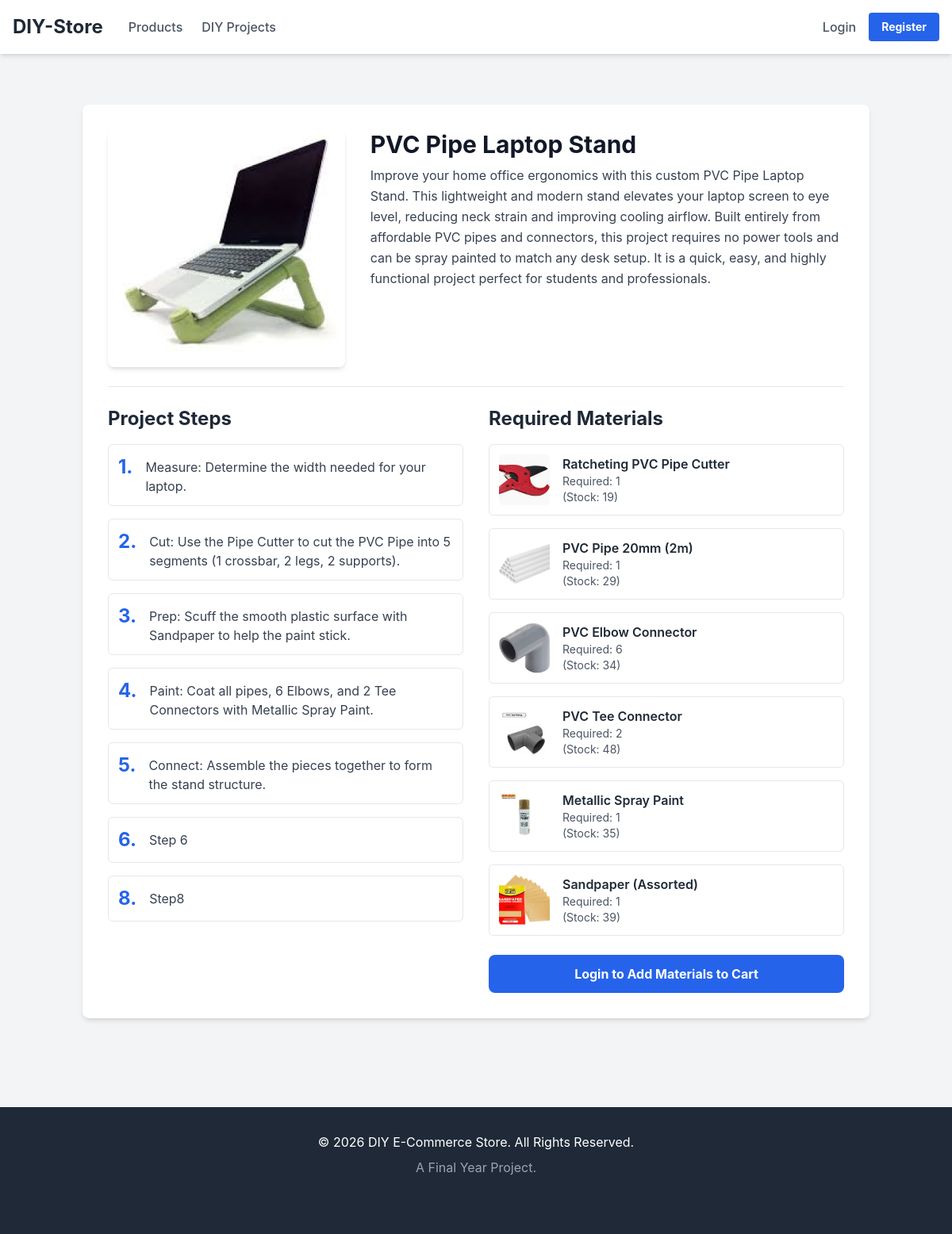
Page /project_details.php?id=4 on the committed database.
### tables this page shows
CREATE TABLE `project` (
  `project_id` int(11) NOT NULL,
  `project_name` varchar(150) NOT NULL,
  `project_image` varchar(255) DEFAULT NULL,
  `description` text DEFAULT NULL
);

CREATE TABLE `project_step` (
  `step_id` int(11) NOT NULL,
  `project_id` int(11) DEFAULT NULL,
  `step_number` int(11) NOT NULL,
  `step_description` text NOT NULL
);

CREATE TABLE `project_material` (
  `project_id` int(11) NOT NULL,
  `product_id` int(11) NOT NULL,
  `quantity` int(11) NOT NULL
);

CREATE TABLE `product` (
  `product_id` int(11) NOT NULL,
  `name` varchar(200) NOT NULL,
  `description` text DEFAULT NULL,
  `image` varchar(255) DEFAULT NULL,
  `price` decimal(10,2) NOT NULL,
  `stock_quantity` int(11) NOT NULL,
  `category_id` int(11) DEFAULT NULL,
  `status` enum('Available','Disabled') DEFAULT 'Available'
);

### _base.php (called while the page is built, shortened)
<?php
function get($key, $default = null) {
    return $_GET[$key] ?? $default;
}
function e($value) {
    return htmlspecialchars($value ?? '', ENT_QUOTES, 'UTF-8');
}
$_user = $_SESSION['user'] ?? null;
function is_auth() {
    global $_user;
    return $_user !== null;
}
?>

### project_details.php (the view, shortened to what this page needs)
<?php
require_once '_base.php';
$project_id = get('id');
$conn = db_connect();
$stmt = $conn->prepare("SELECT * FROM Project WHERE project_id = ?");
$stmt->bind_param("i", $project_id);
$stmt->execute();
$project = $stmt->get_result()->fetch_assoc();
$stmt_steps = $conn->prepare("SELECT * FROM Project_Step WHERE project_id = ? ORDER BY step_number ASC");
$stmt_steps->bind_param("i", $project_id);
$stmt_steps->execute();
$steps = $stmt_steps->get_result()->fetch_all(MYSQLI_ASSOC);
$sql_materials = "SELECT pm.*, p.name, p.price, p.image, p.stock_quantity
                  FROM Project_Material pm
                  JOIN Product p ON pm.product_id = p.product_id
                  WHERE pm.project_id = ?";
$stmt_materials = $conn->prepare($sql_materials);
$stmt_materials->bind_param("i", $project_id);
$stmt_materials->execute();
$materials = $stmt_materials->get_result()->fetch_all(MYSQLI_ASSOC);
require_once '_head.php';
?>
<div class="container mx-auto px-4 py-8">
    <div class="bg-white p-8 rounded-lg shadow-md">
        <div class="flex flex-col md:flex-row gap-8 border-b pb-6 mb-6">
            <div class="md:w-1/3">
                <?php if (!empty($project['project_image'])): ?>
                    <img src="/FYP/<?= e($project['project_image']) ?>" alt="<?= e($project['project_name']) ?>" class="w-full h-auto object-cover rounded-lg shadow-md">
                <?php else: ?>
                    <div class="w-full h-48 bg-gray-200 flex items-center justify-center text-gray-400 rounded-lg">No Image Available</div>
                <?php endif; ?>
            </div>
            <div class="md:w-2/3">
                <h1 class="text-3xl font-bold text-gray-900 mb-2"><?= e($project['project_name']) ?></h1>
                <p class="text-gray-700 leading-relaxed">
                    <?= nl2br(e($project['description'])) ?>
                </p>
            </div>
        </div>
        <div class="grid grid-cols-1 lg:grid-cols-2 gap-8">
            <div>
                <h2 class="text-2xl font-bold text-gray-800 mb-4">Project Steps</h2>
                <div class="space-y-4">
                    <?php if (empty($steps)): ?>
                        <p class="text-gray-600">No steps have been added for this project yet.</p>
                    <?php else: ?>
                        <?php foreach ($steps as $step): ?>
                            <div class="flex items-start p-3 border rounded-md">
                                <span class="text-2xl font-bold text-blue-600 mr-4"><?= e($step['step_number']) ?>.</span>
                                <p class="text-gray-700 pt-1"><?= nl2br(e($step['step_description'])) ?></p>
                            </div>
                        <?php endforeach; ?>
                    <?php endif; ?>
                </div>
            </div>
            <div>
                <h2 class="text-2xl font-bold text-gray-800 mb-4">Required Materials</h2>
                <?php if (empty($materials)): ?>
                    <p class="text-gray-600">No materials listed for this project yet.</p>
                <?php else: ?>
                    <div class="space-y-4">
                        <?php foreach ($materials as $material): ?>
                            <div class="flex items-center justify-between p-3 border rounded-md">
                                <div class="flex items-center">
                                    <img src="/FYP/<?= e($material['image'] ?? 'https://placehold.co/100x100/e2e8f0/cbd5e0?text=No+Image') ?>" alt="<?= e($material['name']) ?>" class="w-16 h-16 object-cover rounded-md mr-4">
                                    <div>
                                        <a href="/FYP/product_details.php?id=<?= e($material['product_id']) ?>" class="font-semibold text-gray-800 hover:text-blue-600"><?= e($material['name']) ?></a>
                                        <p class="text-sm text-gray-600">Required: <?= e($material['quantity']) ?></p>
                                        <p class="text-sm text-gray-600">
                                            (Stock: <?= e($material['stock_quantity']) ?>)
                                        </p>
                                    </div>
                                </div>
                            </div>
                        <?php endforeach; ?>
                    </div>
                    <form action="/FYP/add_all.php" method="POST">
                        <?php if (is_auth() && !is_admin()): ?>
                        <button type="submit" class="w-full mt-6 bg-blue-600 hover:bg-blue-700 text-white font-bold py-3 px-4 rounded-lg">
                            Add All Materials to Cart
                        </button>
                        <?php elseif (!is_auth()): ?>
                         <a href="/FYP/login.php" class="block text-center w-full mt-6 bg-blue-600 hover:bg-blue-700 text-white font-bold py-3 px-4 rounded-lg">
                             Login to Add Materials to Cart
                         </a>
                        <?php endif; ?>
                    </form>
                <?php endif; ?>
            </div>
        </div>
    </div>
</div>
<?php
require_once '_foot.php';
?>

### rows in the picture
project: project_image (picture), project_name "PVC Pipe Laptop Stand", description "Improve your home office ergonomics with this custom PVC Pipe Laptop Stand. This lightweight and modern stand elevates your laptop screen to eye level, reducing neck strain and improving cooling airflow. Built entirely from affordable PVC pipes and connectors, this project requires no power tools and can be spray painted to match any desk setup. It is a quick, easy, and highly functional project perfect for students and professionals."
project_step: step_number "1", step_description "Measure: Determine the width needed for your laptop."
project_step: step_number "2", step_description "Cut: Use the Pipe Cutter to cut the PVC Pipe into 5 segments (1 crossbar, 2 legs, 2 supports)."
project_step: step_number "3", step_description "Prep: Scuff the smooth plastic surface with Sandpaper to help the paint stick."
project_step: step_number "4", step_description "Paint: Coat all pipes, 6 Elbows, and 2 Tee Connectors with Metallic Spray Paint."
project_step: step_number "5", step_description "Connect: Assemble the pieces together to form the stand structure."
project_step: step_number "6", step_description "Step 6"
project_step: step_number "8", step_description "Step8"
project_material: product.image (picture), product.name "Ratcheting PVC Pipe Cutter", quantity "1", product.stock_quantity "19"
project_material: product.image (picture), product.name "PVC Pipe 20mm (2m)", quantity "1", product.stock_quantity "29"
project_material: product.image (picture), product.name "PVC Elbow Connector", quantity "6", product.stock_quantity "34"
project_material: product.image (picture), product.name "PVC Tee Connector", quantity "2", product.stock_quantity "48"
project_material: product.image (picture), product.name "Metallic Spray Paint", quantity "1", product.stock_quantity "35"
project_material: product.image (picture), product.name "Sandpaper (Assorted)", quantity "1", product.stock_quantity "39"
